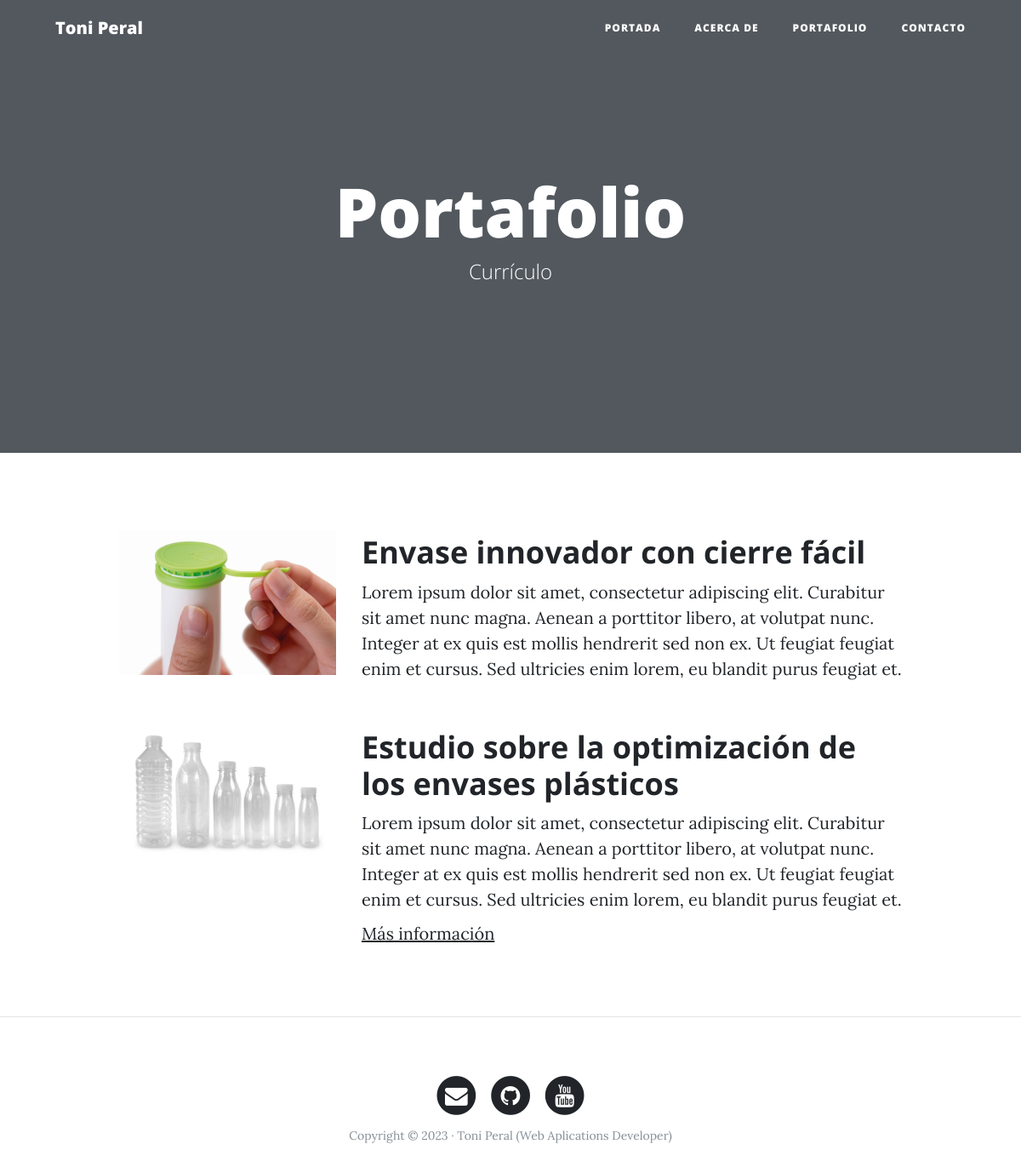
The page /portfolio/ on the database its author committed.
### portfolio/models.py (models this page shows, shortened)
class Project(models.Model):
    title = models.CharField(max_length=200, verbose_name="Título")
    description = models.TextField(verbose_name="Descripción")
    image = models.ImageField(verbose_name="Imagen", upload_to="Projects")
    link = models.URLField(verbose_name="Direccion Web", null=True, blank=True)
    createDate = models.DateTimeField(
        auto_now_add=True, verbose_name="Fecha de creación")
    modifyDate = models.DateTimeField(
        auto_now=True, verbose_name="Fecha de modificación")
    class Meta:
        verbose_name = "proyecto"
        verbose_name_plural = "proyectos"
        ordering = ["-createDate"]

### portfolio/views.py (the view)
# urls.py: path('portfolio/', portfolio_views.portfolio, name="portfolio"),
def portfolio(request):
    projects = Project.objects.all()
    return render(request, "portfolio/portfolio.html", {'projects': projects})

### portfolio/templates/portfolio/portfolio.html (shortened to what this page needs)
{% extends 'core/base.html' %}
{% block background %}
  {% load static %}
  {% static 'core/img/portfolio-bg.jpg' %}
{% endblock %}
{% block headers %}
  <h1>Portafolio</h1>
  <span class="subheading">Currículo</span>
{% endblock %}
{% block content %}
  {% for project in projects %}
    <div class="row project">
      <div class="col-lg-3 col-md-4 offset-lg-1">
        <img class="img-fluid" src="{{ project.image.url }}" alt="" />
      </div>
      <div class="col-lg-7 col-md-8">
        <h2 class="section-heading title">{{ project.title }}</h2>
        <p>{{ project.description }}</p>
        {% if project.link %}
          <p>
            <a href="{{ project.link }}">Más información</a>
          </p>
        {% endif %}
      </div>
    </div>
  {% endfor %}
{% endblock %}

### core/templates/core/base.html (shortened to what this page needs)
<!DOCTYPE html>
<html lang="es">
  <head>
    {% load static %}
    <link href="{% static 'core/vendor/bootstrap/css/bootstrap.min.css' %}" rel="stylesheet">
    <link href="{% static 'core/vendor/font-awesome/css/font-awesome.min.css' %}" rel="stylesheet" type="text/css">
    <link href="{% static 'core/css/clean-blog.min.css' %}" rel="stylesheet">
  </head>
  <body>
    <nav class="navbar navbar-expand-lg navbar-light fixed-top" id="mainNav">
      <div class="container">
        <a class="navbar-brand" href="{% url 'home' %}">Toni Peral</a>
        <div class="collapse navbar-collapse" id="navbarResponsive">
          <ul class="navbar-nav ml-auto">
            <li class="nav-item">
              <a class="nav-link" href="{% url 'home' %}">Portada</a>
            </li>
            <li class="nav-item">
              <a class="nav-link" href="{% url 'about' %}">Acerca de</a>
            </li>
            <li class="nav-item">
              <a class="nav-link" href="{% url 'portfolio' %}">Portafolio</a>
            </li>
            <li class="nav-item">
              <a class="nav-link" href="{% url 'contact' %}">Contacto</a>
            </li>
          </ul>
        </div>
      </div>
    </nav>
    <header class="masthead" style="background-image: url('{% block background %}{% endblock %}')">
      <div class="overlay"></div>
      <div class="container">
        <div class="row">
          <div class="col-lg-8 col-md-10 mx-auto">
            <div class="site-heading">
              {% block headers %}{% endblock %}
            </div>
          </div>
        </div>
      </div>
    </header>
    <div class="container">
      {% block content %}{% endblock %}
    </div>
    {% if request.path != "/" %}<hr>{% endif %}
    <footer>
      <div class="container">
        <div class="row">
          <div class="col-lg-8 col-md-10 mx-auto">
            <ul class="list-inline text-center">
              <li class="list-inline-item">
                <a href="#">
                  <span class="fa-stack fa-lg">
                    <i class="fa fa-circle fa-stack-2x"></i>
                    <i class="fa fa-envelope fa-stack-1x fa-inverse"></i>
                  </span>
                </a>
              </li>
              <li class="list-inline-item">
                <a href="#">
                  <span class="fa-stack fa-lg">
                    <i class="fa fa-circle fa-stack-2x"></i>
                    <i class="fa fa-github fa-stack-1x fa-inverse"></i>
                  </span>
                </a>
              </li>
              <li class="list-inline-item">
                <a href="#">
                  <span class="fa-stack fa-lg">
                    <i class="fa fa-circle fa-stack-2x"></i>
                    <i class="fa fa-youtube fa-stack-1x fa-inverse"></i>
                  </span>
                </a>
              </li>
            </ul>
            <p class="copyright text-muted">Copyright &copy; 2023 · Toni Peral (Web Aplications Developer) </p>
          </div>
        </div>
      </div>
    </footer>
  </body>
</html>

### rows shown on the page
Project: image (picture), title "Envase innovador con cierre fácil", description "Lorem ipsum dolor sit amet, consectetur adipiscing elit. Curabitur sit amet nunc magna. Aenean a porttitor libero, at volutpat nunc. Integer at ex quis est mollis hendrerit sed non ex. Ut feugiat feugiat enim et cursus. Sed ultricies enim lorem, eu blandit purus feugiat et."
Project: image (picture), title "Estudio sobre la optimización de los envases plásticos", description "Lorem ipsum dolor sit amet, consectetur adipiscing elit. Curabitur sit amet nunc magna. Aenean a porttitor libero, at volutpat nunc. Integer at ex quis est mollis hendrerit sed non ex. Ut feugiat feugiat enim et cursus. Sed ultricies enim lorem, eu blandit purus feugiat et."
